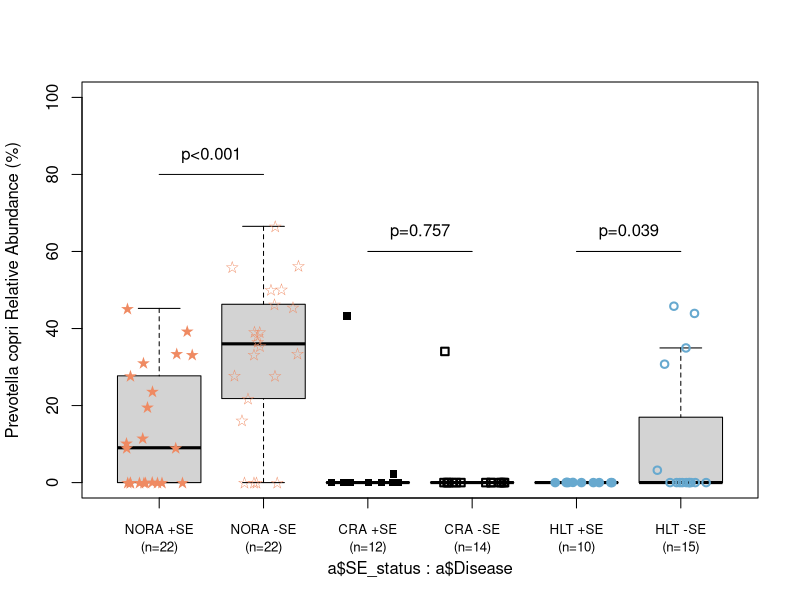

This figure's R source:
par(xpd=NA)

a <- read.table("20120918_patient_data.tab", header=T, row.names=1, sep="\t")
a <- a[order(rownames(a)),]

c <- read.table("20120927_otu_table_hierarchical.tab")

d <- matrix(0, ncol=4, nrow=114)
row.names(d) <- array(t(c[1,]))[-1]
d[,1] <- as.numeric(array(t(c[6,])))[-1]
d[,2] <- as.numeric(array(t(c[12,])))[-1]
d[,3] <- as.numeric(array(t(c[934,])))[-1]
d[,4] <- d[,1] + d[,2] + d[,3]
d <- as.matrix(d[order(rownames(d)),])
colnames(d) <- c("OTU4", "OTU12", "OTU934", "Pcopri")

a$Pcopri <- d[,1]

a$SE_status <- 0
a$SE_status[which(a$SE > 0)] <- 1
a$SE_status <- factor(a$SE_status, c(1, 0))

a$Disease = factor(a$Disease, c("NORA", "CRA", "HLT"))

a <- a[which(!is.na(a$SE)),]

boxplot(a$Pcopri ~ a$SE_status + a$Disease, ylim=c(0, 100), ylab="Prevotella copri Relative Abundance (%)", outline=F, xaxt="no")
stripchart(a$Pcopri ~ a$SE_status + a$Disease, add=T, vertical=T, method="jitter", jitter=0.35, pch=c(-0x2605L, -0x2606L, 15, 0, 19, 1), cex=1, col=c("#ef8a62", "#ef8a62", "black", "black", "#67a9cf", "#67a9cf"), lwd=2)

axis(1, at=1:6, labels=c("NORA +SE", "NORA -SE", "CRA +SE", "CRA -SE", "HLT +SE", "HLT -SE"), cex.axis=0.8)

segments(1, 80, 2, 80)
segments(3, 60, 4, 60)
segments(5, 60, 6, 60)

nora_nose <- a[which(a$SE_status == 0 & a$Disease == "NORA"),]$Pcopri
nora_se <- a[which(a$SE_status == 1 & a$Disease == "NORA"),]$Pcopri
nora_ttest <- t.test(nora_nose, nora_se)

if (nora_ttest$p.value < 0.001) {
    text(1.5, 85, "p<0.001")
} else {
    text(1.5, 85, paste("p=", round(nora_ttest$p.value, 3), sep=""))
}

cra_nose <- a[which(a$SE_status == 0 & a$Disease == "CRA"),]$Pcopri
cra_se <- a[which(a$SE_status == 1 & a$Disease == "CRA"),]$Pcopri
cra_ttest <- t.test(cra_nose, cra_se)
text(3.5, 65, paste("p=", round(cra_ttest$p.value, 3), sep=""))

hlt_nose <- a[which(a$SE_status == 0 & a$Disease == "HLT"),]$Pcopri
hlt_se <- a[which(a$SE_status == 1 & a$Disease == "HLT"),]$Pcopri
hlt_ttest <- t.test(hlt_nose, hlt_se)
text(5.5, 65, paste("p=", round(hlt_ttest$p.value, 3), sep=""))

text(1:6, -17, c(paste("(n=", length(nora_se), ")", sep=""),
                 paste("(n=", length(nora_nose), ")", sep=""),
                 paste("(n=", length(cra_se), ")", sep=""),
                 paste("(n=", length(cra_nose), ")", sep=""),
                 paste("(n=", length(hlt_se), ")", sep=""),
                 paste("(n=", length(hlt_nose), ")", sep="")), cex=0.8)
